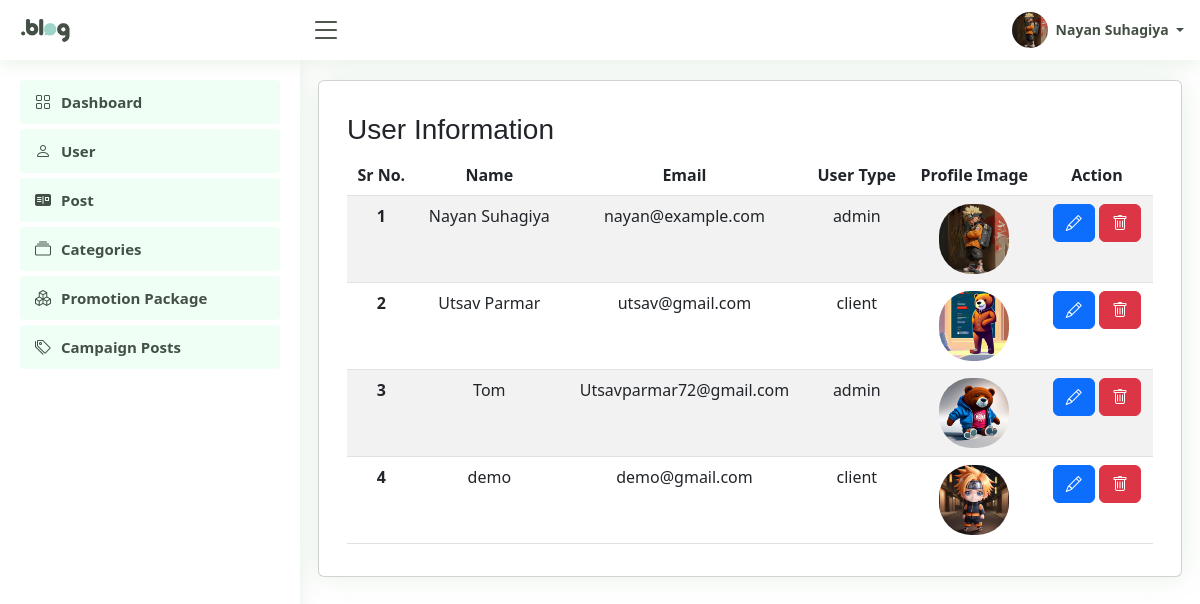
The page /admin/userInfo.php (signed in) on the database as committed earlier.
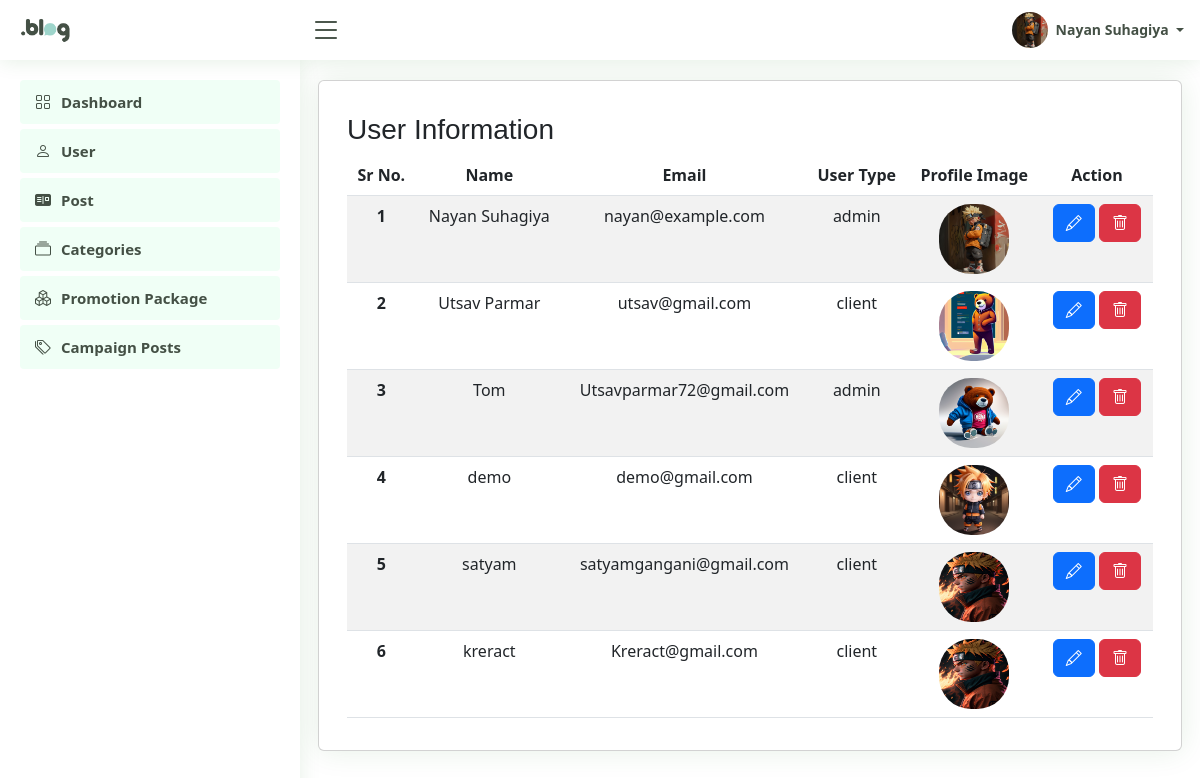
The same page on the database as committed later.
### tables this page shows
CREATE TABLE `users` (
  `user_id` int(11) NOT NULL,
  `name` varchar(100) NOT NULL,
  `email` varchar(100) NOT NULL,
  `password` varchar(100) NOT NULL,
  `user_type` enum('client','admin') NOT NULL DEFAULT 'client',
  `image` varchar(100) DEFAULT NULL,
  `token` varchar(200) DEFAULT NULL
);

### admin/userInfo.php (the view, shortened to what this page needs)
<?php
include "../connection.php";
include "./sidebar.php";
?>
<main id="main" class="main">
    <section class="section dashboard">
        <div class="row">
            <div class="card">
                <div class="card-body">
                    <h3 class="mt-3">User Information</h3>
                    <table class="table table-striped text-center">
                        <thead>
                            <tr>
                                <th scope="col">Sr No.</th>
                                <th scope="col">Name</th>
                                <th scope="col">Email</th>
                                <th scope="col">User Type</th>
                                <th scope="col">Profile Image</th>
                                <th scope="col">Action</th>
                            </tr>
                        </thead>
                        <tbody>
                            <?php
                            $query = "SELECT * FROM Users";
                            $result = mysqli_query($conn, $query);
                            $i = 1;
                            while ($row = mysqli_fetch_assoc($result)) {
                            ?>
                                <tr>
                                    <th scope='row'>
                                        <?= $i ?>
                                    </th>
                                    <td>
                                        <?= $row["name"] ?>
                                    </td>
                                    <td>
                                        <?= $row["email"] ?>
                                    </td>
                                    <td>
                                        <?= $row["user_type"] ?>
                                    </td>
                                    <td>
                                        <img class="rounded-5" height="70px" width="70px" src="<?= "." . $row["image"] ?>" alt="">
                                    </td>
                                    <td>
                                        <form method="post" id='edit-form'>
                                            <button class='btn btn-primary' type="button" data-bs-toggle='modal' data-bs-target='#edit-employee-modal<?= $i ?>'><i class='bi bi-pencil'></i></button>
                                            <button class='btn btn-danger' type="submit" name="delete"><i class='bi bi-trash'></i></button>
                                        </form>
                                    </td>
                                </tr>
                            <?php
                                $i++;
                            }
                            ?>
                        </tbody>
                    </table>
                </div>
            </div>
        </div>
    </section>
</main>

### admin/sidebar.php (shortened to what this page needs)
<!DOCTYPE html>
<html lang="en">
<head>
  <link href="../lib/css/style.css" rel="stylesheet">
  <link href="../lib/css/bootstrap.min.css" rel="stylesheet">
  <link href="../lib/css/bootstrap-icons/bootstrap-icons.css" rel="stylesheet">
</head>
<?php
include "../connection.php";
$user_id = $_SESSION["user_id"];
$query = "SELECT * FROM Users WHERE user_id='$user_id'";
$runquery = mysqli_query($conn, $query);
$row = mysqli_fetch_assoc($runquery);
$name = $row["name"];
$image = $row["image"];
?>
<body>
  <header id="header" class="header fixed-top d-flex align-items-center">
    <div class="d-flex align-items-center justify-content-between">
      <a href="dashboard.php" class="logo d-flex align-items-center">
        <img src="../assets/site_logo.png" alt="">
      </a>
      <i class="bi bi-list toggle-sidebar-btn"></i>
    </div>
    <nav class="header-nav ms-auto">
      <ul class="d-flex align-items-center">
        <li class="nav-item dropdown pe-3">
          <a class="nav-link nav-profile d-flex align-items-center pe-0" href="#" data-bs-toggle="dropdown">
            <img src="<?= "." . $image ?>" alt="Profile" class="rounded-circle">
            <span class="d-none d-md-block dropdown-toggle ps-2">
              <?= $name ?>
            </span>
          </a>
        </li>
      </ul>
    </nav>
  </header>
  <aside id="sidebar" class="sidebar">
    <ul class="sidebar-nav" id="sidebar-nav">
      <li class="nav-item">
        <a class="nav-link " href="dashboard.php">
          <i class="bi bi-grid"></i>
          <span>Dashboard</span>
        </a>
      </li>
      <li class="nav-item">
        <a class="nav-link " href="userInfo.php">
          <i class="bi bi-person"></i>
          <span>User</span>
        </a>
      </li>
      <li class="nav-item">
        <a class="nav-link " href="blog_post.php">
          <i class="bi bi-postcard-fill"></i>
          <span>Post</span>
        </a>
      </li>
      <li class="nav-item">
        <a class="nav-link " href="category.php">
          <i class="bi bi-collection"></i>
          <span>Categories</span>
        </a>
      </li>
      <li class="nav-item">
        <a class="nav-link " href="promotion_package.php">
          <i class="bi bi-boxes"></i>
          <span>Promotion Package</span>
        </a>
      </li>
      <li class="nav-item">
        <a class="nav-link " href="campaign.php">
          <i class="bi bi-tags"></i>
          <span>Campaign Posts</span>
        </a>
      </li>
    </ul>
  </aside>
</body>
</html>

Rows that differ between the two databases and show on the page:
added users: name "satyam", email "satyamgangani@gmail.com", user_type "client", image (picture)
added users: name "kreract", email "Kreract@gmail.com", user_type "client", image (picture)
